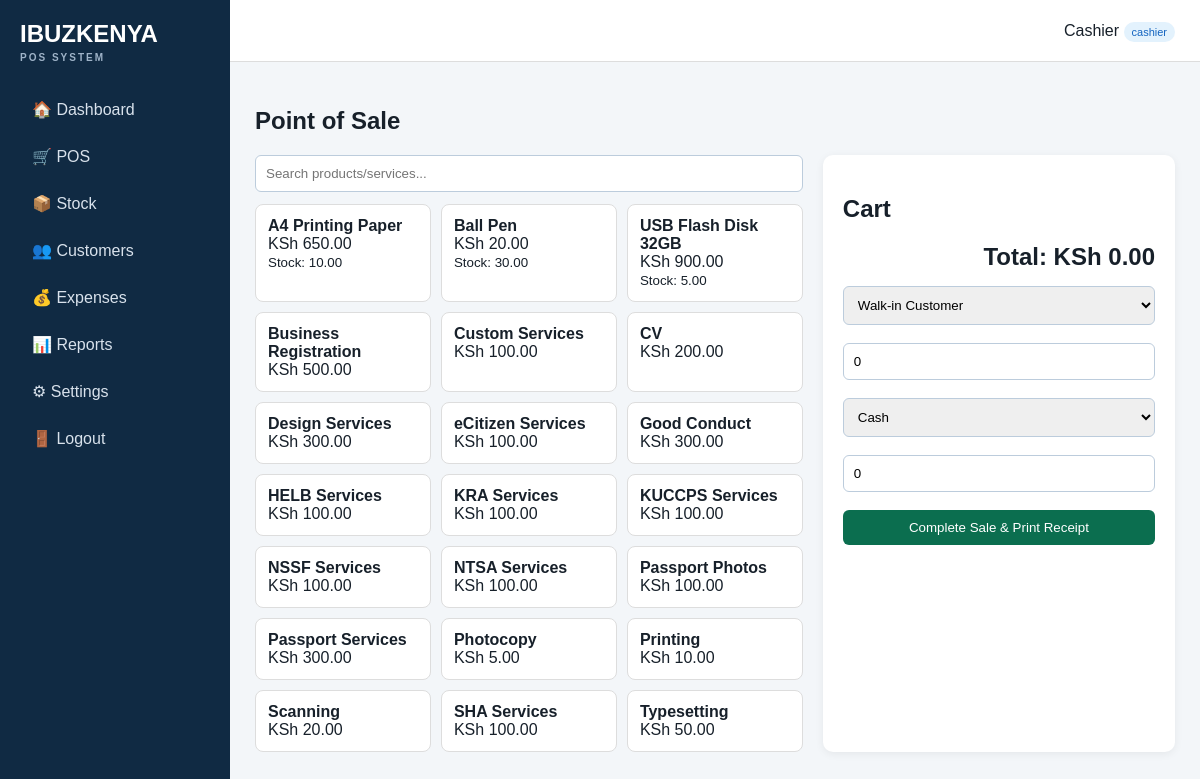
/pos.php (signed in), run on the app's committed database.
### tables this page shows
CREATE TABLE settings (
 id INT PRIMARY KEY DEFAULT 1,
 business_name VARCHAR(150) NOT NULL DEFAULT 'IBUZKENYA',
 phone VARCHAR(50) DEFAULT '',
 email VARCHAR(150) DEFAULT '',
 address VARCHAR(255) DEFAULT '',
 receipt_footer VARCHAR(255) DEFAULT 'Thank you for your business.'
);

CREATE TABLE products (
 id INT AUTO_INCREMENT PRIMARY KEY,
 name VARCHAR(150) NOT NULL,
 sku VARCHAR(80) UNIQUE,
 category VARCHAR(100) DEFAULT 'General',
 buying_price DECIMAL(12,2) NOT NULL DEFAULT 0,
 selling_price DECIMAL(12,2) NOT NULL DEFAULT 0,
 stock_qty DECIMAL(12,2) NOT NULL DEFAULT 0,
 reorder_level DECIMAL(12,2) NOT NULL DEFAULT 5,
 unit VARCHAR(30) DEFAULT 'pcs',
 active TINYINT(1) DEFAULT 1,
 created_at TIMESTAMP DEFAULT CURRENT_TIMESTAMP
);

CREATE TABLE services (
 id INT AUTO_INCREMENT PRIMARY KEY,
 name VARCHAR(150) NOT NULL,
 category VARCHAR(100) DEFAULT 'Cyber',
 price DECIMAL(12,2) NOT NULL DEFAULT 0,
 active TINYINT(1) DEFAULT 1,
 created_at TIMESTAMP DEFAULT CURRENT_TIMESTAMP
);

### config/config.php (called while the page is built, shortened)
<?php
function e($v){return htmlspecialchars((string)$v,ENT_QUOTES,'UTF-8');}
function money($n){return number_format((float)$n,2);}

### pos.php (the view, shortened to what this page needs)
<?php require 'includes/header.php';
$products=$pdo->query("SELECT id,name,sku,selling_price,stock_qty FROM products WHERE active=1 ORDER BY name")->fetchAll();
$services=$pdo->query("SELECT id,name,price FROM services WHERE active=1 ORDER BY name")->fetchAll();
$customers=$pdo->query("SELECT id,name,phone FROM customers ORDER BY name")->fetchAll();
?><h1>Point of Sale</h1><div class="pos-layout"><div><input class="search" id="search" placeholder="Search products/services..." oninput="filterItems()"><div class="items" id="items">
<?php foreach($products as $p):?><div class="item searchable" data-name="<?=e(strtolower($p['name'].' '.$p['sku']))?>" onclick='addItem(<?=json_encode(["type"=>"product","id"=>(int)$p["id"],"name"=>$p["name"],"price"=>(float)$p["selling_price"],"stock"=>(float)$p["stock_qty"]])?>)'><b><?=e($p['name'])?></b><br>KSh <?=money($p['selling_price'])?><br><small>Stock: <?=$p['stock_qty']?></small></div><?php endforeach;?>
<?php foreach($services as $s):?><div class="item searchable" data-name="<?=e(strtolower($s['name']))?>" onclick='addItem(<?=json_encode(["type"=>"service","id"=>(int)$s["id"],"name"=>$s["name"],"price"=>(float)$s["price"],"stock"=>999999])?>)'><b><?=e($s['name'])?></b><br>KSh <?=money($s['price'])?></div><?php endforeach;?></div></div>
<div class="panel" style="margin-top:0"><h2>Cart</h2><div id="cart"></div><div class="total">Total: KSh <span id="total">0.00</span></div>
<select id="customer"><option value="">Walk-in Customer</option><?php foreach($customers as $c):?><option value="<?=$c['id']?>"><?=e($c['name'])?> - <?=e($c['phone'])?></option><?php endforeach;?></select><br><br>
<input id="discount" type="number" step=".01" placeholder="Discount" value="0" oninput="render()"><br><br>
<select id="payment"><option value="cash">Cash</option><option value="mpesa">M-Pesa</option><option value="bank">Bank</option><option value="credit">Credit</option><option value="partial">Partial</option></select><br><br>
<input id="paid" type="number" step=".01" placeholder="Amount paid" value="0"><br><br><button onclick="checkout()">Complete Sale & Print Receipt</button></div></div>
<?php require 'includes/footer.php';?>

### includes/header.php
<?php require_once __DIR__.'/../config/config.php'; require_login(); $set=$pdo->query("SELECT * FROM settings WHERE id=1")->fetch(); ?>
<!doctype html><html><head><meta charset="utf-8"><meta name="viewport" content="width=device-width,initial-scale=1">
<title><?=e($set['business_name'])?> POS</title><link rel="stylesheet" href="assets/style.css"></head>
<body><div class="layout"><aside><div class="brand"><?=e($set['business_name'])?><small>POS SYSTEM</small></div>
<nav>
<a href="dashboard.php">🏠 Dashboard</a><a href="pos.php">🛒 POS</a><a href="products.php">📦 Stock</a><a href="customers.php">👥 Customers</a>
<a href="expenses.php">💰 Expenses</a><a href="reports.php">📊 Reports</a><a href="settings.php">⚙ Settings</a><a href="logout.php">🚪 Logout</a>
</nav></aside><main><header class="top"><div><?=e($_SESSION['user']['full_name'])?> <span class="badge"><?=e($_SESSION['user']['role'])?></span></div></header><section class="content">

### assets/style.css (style rules this page uses)
* { box-sizing:border-box }
body { margin:0;font-family:Arial,sans-serif;background:#f3f6f9;color:#17202a }
.layout { display:flex;min-height:100vh }
aside { width:230px;background:#102a43;color:#fff;padding:20px;position:fixed;top:0;bottom:0 }
.brand { font-size:24px;font-weight:800;margin-bottom:25px }
.brand small { display:block;font-size:10px;letter-spacing:2px;color:#9fb3c8;margin-top:4px }
nav a { display:block;color:#d9e2ec;text-decoration:none;padding:12px;border-radius:7px;margin:4px 0 }
main { margin-left:230px;flex:1 }
.top { height:62px;background:#fff;border-bottom:1px solid #ddd;display:flex;align-items:center;justify-content:flex-end;padding:0 25px }
.content { padding:25px }
.panel { background:#fff;border-radius:10px;padding:20px;margin-top:20px;box-shadow:0 2px 8px #00000010 }
input,select,button,textarea { padding:10px;border:1px solid #bcccdc;border-radius:6px;width:100% }
button,.btn { background:#0b6e4f;color:#fff;border:0;cursor:pointer;text-decoration:none;display:inline-block;text-align:center }
.badge { background:#e3f2fd;color:#1565c0;padding:4px 8px;border-radius:12px;font-size:11px }
.pos-layout { display:grid;grid-template-columns:1.4fr .9fr;gap:20px }
.search { margin-bottom:12px }
.items { display:grid;grid-template-columns:repeat(auto-fill,minmax(150px,1fr));gap:10px }
.item { background:#fff;border:1px solid #ddd;border-radius:8px;padding:12px;cursor:pointer }
.total { font-size:24px;font-weight:bold;text-align:right;margin:15px 0 }

### data on the page
settings: business_name "IBUZKENYA"
products: name "A4 Printing Paper", selling_price "650.00", stock_qty "10.00"
products: name "Ball Pen", selling_price "20.00", stock_qty "30.00"
products: name "USB Flash Disk 32GB", selling_price "900.00", stock_qty "5.00"
services: name "Business Registration", price "500.00"
services: name "Custom Services", price "100.00"
services: name "CV", price "200.00"
services: name "Design Services", price "300.00"
services: name "eCitizen Services", price "100.00"
services: name "Good Conduct", price "300.00"
services: name "HELB Services", price "100.00"
services: name "KRA Services", price "100.00"
services: name "KUCCPS Services", price "100.00"
services: name "NSSF Services", price "100.00"
services: name "NTSA Services", price "100.00"
services: name "Passport Photos", price "100.00"
services: name "Passport Services", price "300.00"
services: name "Photocopy", price "5.00"
services: name "Printing", price "10.00"
services: name "Scanning", price "20.00"
services: name "SHA Services", price "100.00"
services: name "Typesetting", price "50.00"

### other printed values
$_SESSION['user']['full_name'] "Cashier"
$_SESSION['user']['role'] "cashier"
